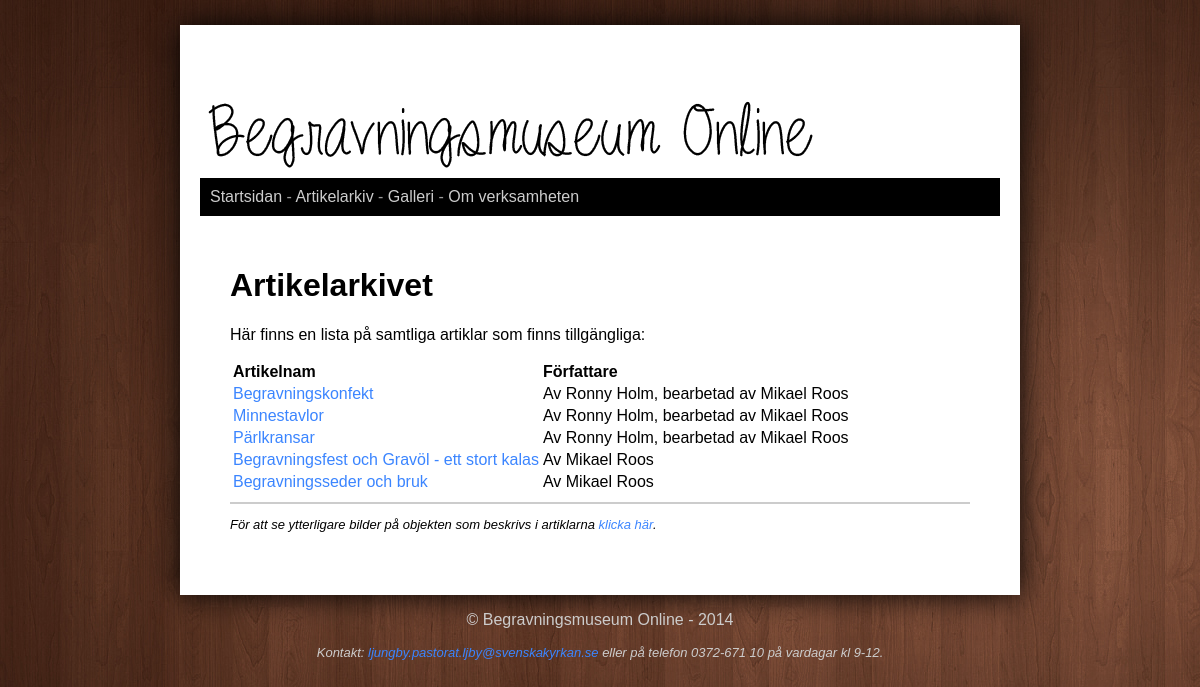
The app's page /articles.php with its own data.
### tables this page shows
CREATE TABLE "Article" ("id" INTEGER PRIMARY KEY  AUTOINCREMENT  NOT NULL  UNIQUE , "category" TEXT, "title" TEXT, "content" TEXT, "author" TEXT, "pubdate" DATETIME NOT NULL  DEFAULT CURRENT_DATE);

### articles.php (the view, shortened to what this page needs)
<?php include("incl/config.php");
 $pageId = "articles";
$dbPath = dirname(__FILE__) . "/incl/articles/data/bmo.sqlite";
$db = new PDO("sqlite:$dbPath");
$db->setAttribute(PDO::ATTR_ERRMODE, PDO::ERRMODE_WARNING);
$stmt = $db->prepare("SELECT * FROM Article WHERE Category='article'");
$stmt->execute();
$res = $stmt->fetchAll(PDO::FETCH_ASSOC);
include("incl/header.php")
?>
<h1>Artikelarkivet</h1>
<p>Här finns en lista på samtliga artiklar som finns tillgängliga:</p>
<table>
  <tr>
    <th>Artikelnam</th>
    <th>Författare</th>
  </tr>
  <?php foreach($res as $ad): ?>
  <tr>
    <td><a href="read.php?id=<?php echo $ad['id']?>"><?php echo $ad['title']; ?></a></td>
    <td><?php echo $ad['author']; ?></td>
  </tr>
<?php endforeach; ?>
</table>
<hr>
<p class="back">För att se ytterligare bilder på objekten som beskrivs i artiklarna <a href="gallery.php">klicka här</a>.</p>
<?php include("incl/footer.php"); ?>

### incl/header.php (shortened to what this page needs)
<!DOCTYPE html>
<html lang="en">
 <head>
  <link rel="stylesheet" href="style/stylesheet.css">
 </head>
 <body<?php if(isset($pageId)) echo " id='$pageId' "; ?>>
  <div id="wrapper">
   <header id="banner">
    <img src="img/bmo-header.png" alt="BMO" width="625" height="79">
   </header>
   <nav class="navmenu">
    <a id="index-" href="index.php">Startsidan</a> -
    <a id="articles-" href="articles.php">Artikelarkiv</a> -
    <a id="gallery-" href="gallery.php">Galleri</a> -
    <a id="about-" href="about.php">Om verksamheten</a>
   </nav>
   <div id="content">

### incl/footer.php (shortened to what this page needs)
  </div>
  </div>
   <footer>
    <p>
        &copy; Begravningsmuseum Online - 2014
    </p>
    <p class="contact">
        Kontakt: <a href="mailto:ljungby.pastorat.ljby@svenskakyrkan.se">ljungby.pastorat.ljby@svenskakyrkan.se</a> eller på telefon 0372-671 10 på vardagar kl 9-12.
    </p>
  </footer>
 </body>
</html>

### style/stylesheet.css (style rules this page uses)
html { background-image: url('../img/bg.jpg'); background-attachment: fixed; font-family: trebuchet ms, verdana, arial; }
header#banner { padding-top: 50px; }
a:link { color: #3b85ff; text-decoration: none; }
hr { border: 1px solid #CCC; }
th { text-align: left; }
#wrapper { background: #fff; width: 800px; padding: 20px; margin-top: 25px; margin-right: auto; margin-left: auto; -o-box-shadow: 0px 0px 30px #000; -ms-box-shadow: 0px 0px 30px #000; -moz-box-shadow: 0px 0px 30px #000; -webkit-box-shadow: 0px 0px 30px #000; box-shadow: 0px 0px 30px #000; }
.navmenu a:link { color: #CCC; text-decoration: none; }
.navmenu { background: #000; color: #999; padding: 10px; }
#content { padding: 30px; overflow-y: hidden; }
.back { font-size: small; font-style: italic; }
footer { color: #CCC; text-align: center; }
.contact { font-size: small; font-style: italic; }

### records on screen
article: title "Begravningskonfekt", author "Av Ronny Holm, bearbetad av Mikael Roos"
article: title "Minnestavlor", author "Av Ronny Holm, bearbetad av Mikael Roos"
article: title "Pärlkransar", author "Av Ronny Holm, bearbetad av Mikael Roos"
article: title "Begravningsfest och Gravöl - ett stort kalas", author "Av Mikael Roos"
article: title "Begravningsseder och bruk", author "Av Mikael Roos"
